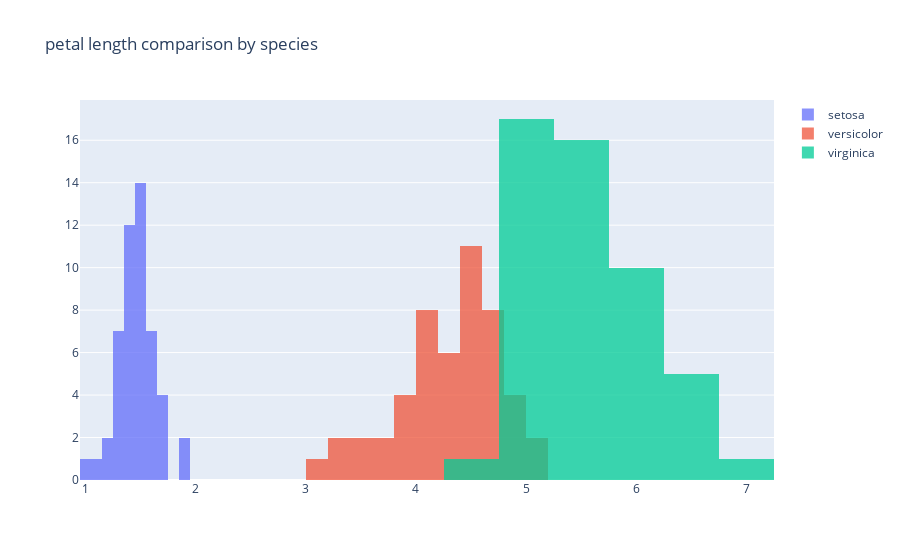

The notebook cell saved with this chart:
### Code cell
data = [go.Histogram(
            x=df[df['species']=='setosa']['petal_length'],
            opacity=0.75,
            name='setosa'
        ),
        go.Histogram(
            x=df[df['species']=='versicolor']['petal_length'],
            opacity=0.75,
            name='versicolor'
        ),
        go.Histogram(
            x=df[df['species']=='virginica']['petal_length'],
            opacity=0.75,
            name='virginica'
        )
        ]

layout = go.Layout(
    barmode='overlay',
    title="petal length comparison by species"
)
fig = go.Figure(data=data, layout=layout)
pyo.iplot(fig)

### Figure 1 — Plotly figure (JSON) as saved in the notebook; plotly's stock layout.template omitted (floating-point values rounded to 4 significant figures)
{"data": [{"name": "setosa", "opacity": 0.75, "type": "histogram", "x": [1.4, 1.4, 1.3, 1.5, 1.4, 1.7, 1.4, 1.5, 1.4, 1.5, 1.5, 1.6, 1.4, 1.1, 1.2, 1.5, 1.3, 1.4, 1.7, 1.5, 1.7, 1.5, 1, 1.7, 1.9, 1.6, 1.6, 1.5, 1.4, 1.6, 1.6, 1.5, 1.5, 1.4, 1.5, 1.2, 1.3, 1.5, 1.3, 1.5, 1.3, 1.3, 1.3, 1.6, 1.9, 1.4, 1.6, 1.4, 1.5, 1.4]}, {"name": "versicolor", "opacity": 0.75, "type": "histogram", "x": [4.7, 4.5, 4.9, 4, 4.6, 4.5, 4.7, 3.3, 4.6, 3.9, 3.5, 4.2, 4, 4.7, 3.6, 4.4, 4.5, 4.1, 4.5, 3.9, 4.8, 4, 4.9, 4.7, 4.3, 4.4, 4.8, 5, 4.5, 3.5, 3.8, 3.7, 3.9, 5.1, 4.5, 4.5, 4.7, 4.4, 4.1, 4, 4.4, 4.6, 4, 3.3, 4.2, 4.2, 4.2, 4.3, 3, 4.1]}, {"name": "virginica", "opacity": 0.75, "type": "histogram", "x": [6, 5.1, 5.9, 5.6, 5.8, 6.6, 4.5, 6.3, 5.8, 6.1, 5.1, 5.3, 5.5, 5, 5.1, 5.3, 5.5, 6.7, 6.9, 5, 5.7, 4.9, 6.7, 4.9, 5.7, 6, 4.8, 4.9, 5.6, 5.8, 6.1, 6.4, 5.6, 5.1, 5.6, 6.1, 5.6, 5.5, 4.8, 5.4, 5.6, 5.1, 5.1, 5.9, 5.7, 5.2, 5, 5.2, 5.4, 5.1]}], "layout": {"barmode": "overlay", "title": {"text": "petal length comparison by species"}}}
